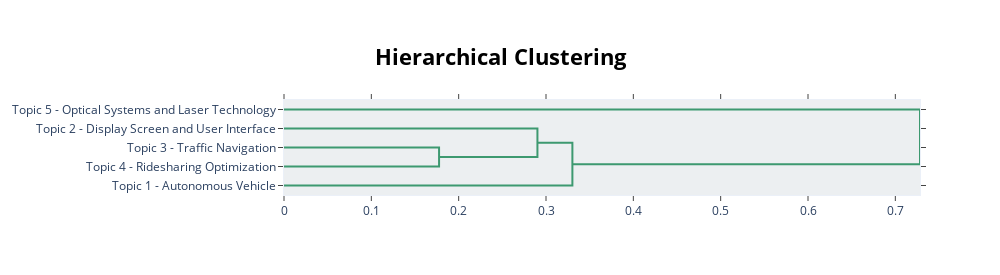

This figure's notebook cell:
### Code cell
# %% [code]
# Visualize the hierarchy
topic_model.visualize_hierarchy(top_n_topics=20, custom_labels=True)  # Adjust `top_n_topics` as needed

### Figure 1 — Plotly figure (JSON) as saved in the notebook; plotly's stock layout.template omitted (floating-point values rounded to 4 significant figures)
{"data": [{"hoverinfo": "text", "marker": {"color": "rgb(61,153,112)"}, "mode": "lines", "type": "scatter", "x": [0, 0.1776, 0.1776, 0], "xaxis": "x", "y": [-25, -25, -35, -35], "yaxis": "y"}, {"hoverinfo": "text", "marker": {"color": "rgb(61,153,112)"}, "mode": "lines", "type": "scatter", "x": [0, 0.2902, 0.2902, 0.1776], "xaxis": "x", "y": [-15, -15, -30, -30], "yaxis": "y"}, {"hoverinfo": "text", "marker": {"color": "rgb(61,153,112)"}, "mode": "lines", "type": "scatter", "x": [0.2902, 0.3302, 0.3302, 0], "xaxis": "x", "y": [-22.5, -22.5, -45, -45], "yaxis": "y"}, {"hoverinfo": "text", "marker": {"color": "rgb(61,153,112)"}, "mode": "lines", "type": "scatter", "x": [0, 0.7282, 0.7282, 0.3302], "xaxis": "x", "y": [-5, -5, -33.75, -33.75], "yaxis": "y"}], "layout": {"autosize": false, "height": 275, "hoverlabel": {"bgcolor": "white", "font": {"family": "Rockwell", "size": 16}}, "hovermode": "closest", "plot_bgcolor": "#ECEFF1", "showlegend": false, "title": {"font": {"color": "Black", "size": 22}, "text": "<b>Hierarchical Clustering</b>", "x": 0.5, "xanchor": "center", "yanchor": "top"}, "width": 1000, "xaxis": {"mirror": "allticks", "rangemode": "tozero", "showgrid": false, "showline": true, "showticklabels": true, "ticks": "outside", "type": "linear", "zeroline": false}, "yaxis": {"mirror": "allticks", "range": [-50, 0], "rangemode": "tozero", "showgrid": false, "showline": true, "showticklabels": true, "tickmode": "array", "ticks": "outside", "ticktext": ["Topic 5 - Optical Systems and Laser Technology", "Topic 2 - Display Screen and User Interface", "Topic 3 - Traffic Navigation", "Topic 4 - Ridesharing Optimization", "Topic 1 - Autonomous Vehicle"], "tickvals": [-5, -15, -25, -35, -45], "type": "linear", "zeroline": false}}}
